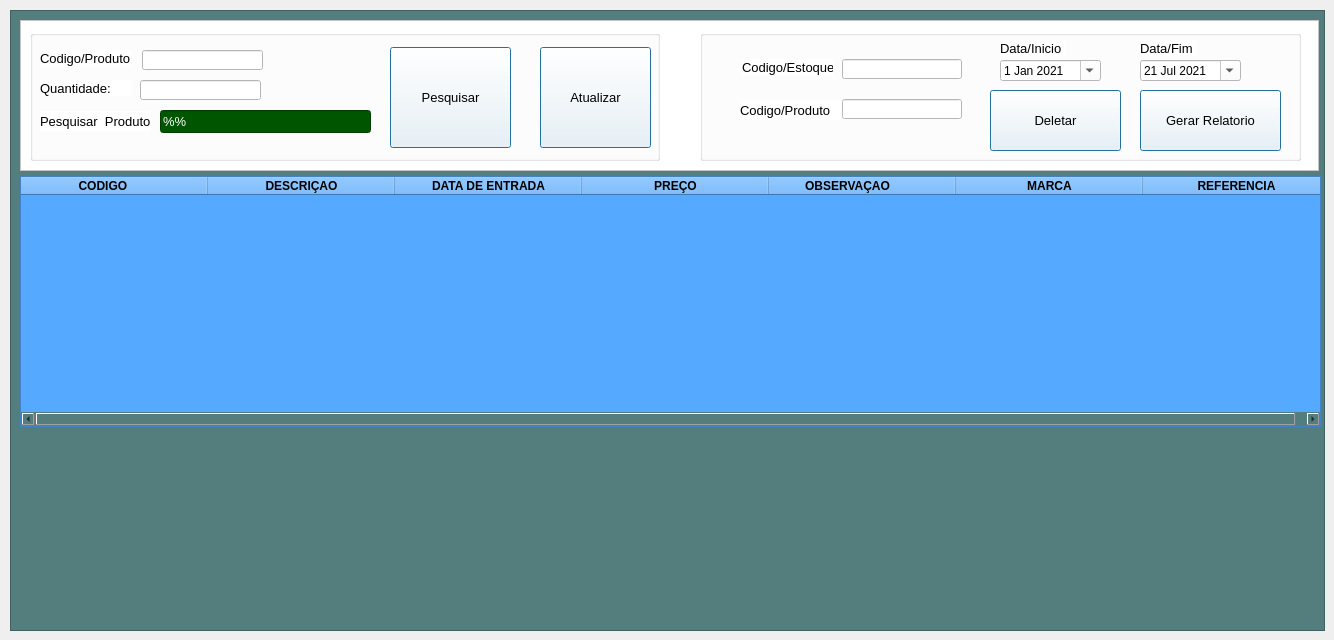
        <widget class="QWidget" name="tab_17">
         <attribute name="icon">
          <iconset>
           <normaloff>../../Imagens/Cadastro_produtos.jpeg</normaloff>../../Imagens/Cadastro_produtos.jpeg</iconset>
         </attribute>
         <attribute name="title">
          <string>Cadastro de produtos</string>
         </attribute>
         <widget class="QFrame" name="frame_57">
          <property name="enabled">
           <bool>true</bool>
          </property>
          <property name="geometry">
           <rect>
            <x>10</x>
            <y>10</y>
            <width>1315</width>
            <height>621</height>
           </rect>
          </property>
          <property name="styleSheet">
           <string notr="true">background-color: rgb(83, 127, 90);
background-color: rgb(84, 126, 126);</string>
          </property>
          <property name="frameShape">
           <enum>QFrame::StyledPanel</enum>
          </property>
          <property name="frameShadow">
           <enum>QFrame::Raised</enum>
          </property>
          <widget class="QTableWidget" name="tableWidget_4">
           <property name="geometry">
            <rect>
             <x>10</x>
             <y>166</y>
             <width>1301</width>
             <height>251</height>
            </rect>
           </property>
           <property name="font">
            <font>
             <pointsize>10</pointsize>
             <weight>50</weight>
             <bold>false</bold>
            </font>
           </property>
           <property name="styleSheet">
            <string notr="true">background-color: rgb(255, 255, 255);
background-color: rgb(85, 170, 255);</string>
           </property>
           <property name="autoScrollMargin">
            <number>11</number>
           </property>
           <property name="alternatingRowColors">
            <bool>true</bool>
           </property>
           <property name="verticalScrollMode">
            <enum>QAbstractItemView::ScrollPerPixel</enum>
           </property>
           <property name="horizontalScrollMode">
            <enum>QAbstractItemView::ScrollPerPixel</enum>
           </property>
           <property name="gridStyle">
            <enum>Qt::SolidLine</enum>
           </property>
           <attribute name="horizontalHeaderDefaultSectionSize">
            <number>187</number>
           </attribute>
           <attribute name="verticalHeaderMinimumSectionSize">
            <number>20</number>
           </attribute>
           <attribute name="verticalHeaderDefaultSectionSize">
            <number>21</number>
           </attribute>
           <column>
            <property name="text">
             <string>CODIGO       </string>
            </property>
            <property name="font">
             <font>
              <weight>75</weight>
              <bold>true</bold>
             </font>
            </property>
            <property name="background">
             <color>
              <red>85</red>
              <green>170</green>
              <blue>255</blue>
             </color>
            </property>
           </column>
           <column>
            <property name="text">
             <string>DESCRIÇAO</string>
            </property>
            <property name="font">
             <font>
              <weight>75</weight>
              <bold>true</bold>
             </font>
            </property>
            <property name="background">
             <color>
              <red>85</red>
              <green>170</green>
              <blue>255</blue>
             </color>
            </property>
           </column>
           <column>
            <property name="text">
             <string>DATA DE ENTRADA</string>
            </property>
            <property name="font">
             <font>
              <weight>75</weight>
              <bold>true</bold>
             </font>
            </property>
            <property name="background">
             <color>
              <red>85</red>
              <green>170</green>
              <blue>255</blue>
             </color>
            </property>
           </column>
           <column>
            <property name="text">
             <string>PREÇO</string>
            </property>
            <property name="font">
             <font>
              <weight>75</weight>
              <bold>true</bold>
             </font>
            </property>
            <property name="background">
             <color>
              <red>255</red>
              <green>0</green>
              <blue>0</blue>
             </color>
            </property>
           </column>
           <column>
            <property name="text">
             <string>OBSERVAÇAO         </string>
            </property>
            <property name="font">
             <font>
              <weight>75</weight>
              <bold>true</bold>
             </font>
            </property>
            <property name="background">
             <color>
              <red>85</red>
              <green>170</green>
              <blue>255</blue>
             </color>
            </property>
           </column>
           <column>
            <property name="text">
             <string>MARCA</string>
            </property>
            <property name="font">
             <font>
              <weight>75</weight>
              <bold>true</bold>
             </font>
            </property>
            <property name="background">
             <color>
              <red>85</red>
              <green>170</green>
              <blue>255</blue>
             </color>
            </property>
           </column>
           <column>
            <property name="text">
             <string>REFERENCIA</string>
            </property>
            <property name="font">
             <font>
              <weight>75</weight>
              <bold>true</bold>
             </font>
            </property>
            <property name="background">
             <color>
              <red>85</red>
              <green>170</green>
              <blue>255</blue>
             </color>
            </property>
           </column>
          </widget>
          <widget class="QFrame" name="frame_58">
           <property name="geometry">
            <rect>
             <x>10</x>
             <y>10</y>
             <width>1299</width>
             <height>151</height>
            </rect>
           </property>
           <property name="styleSheet">
            <string notr="true">background-color: rgb(255, 255, 255);</string>
           </property>
           <property name="frameShape">
            <enum>QFrame::StyledPanel</enum>
           </property>
           <property name="frameShadow">
            <enum>QFrame::Raised</enum>
           </property>
           <widget class="QGroupBox" name="groupBox_63">
            <property name="enabled">
             <bool>true</bool>
            </property>
            <property name="geometry">
             <rect>
              <x>10</x>
              <y>10</y>
              <width>630</width>
              <height>131</height>
             </rect>
            </property>
            <property name="font">
             <font>
              <pointsize>10</pointsize>
              <weight>50</weight>
              <bold>false</bold>
             </font>
            </property>
            <property name="styleSheet">
             <string notr="true">color: rgb(0, 0, 0);
</string>
            </property>
            <property name="title">
             <string/>
            </property>
            <widget class="QPushButton" name="pushButton_29">
             <property name="geometry">
              <rect>
               <x>510</x>
               <y>17</y>
               <width>111</width>
               <height>101</height>
              </rect>
             </property>
             <property name="font">
              <font>
               <pointsize>10</pointsize>
               <weight>50</weight>
               <bold>false</bold>
              </font>
             </property>
             <property name="cursor">
              <cursorShape>PointingHandCursor</cursorShape>
             </property>
             <property name="focusPolicy">
              <enum>Qt::NoFocus</enum>
             </property>
             <property name="toolTip">
              <string>Atualizar estoque dos produtos</string>
             </property>
             <property name="styleSheet">
              <string notr="true"/>
             </property>
             <property name="text">
              <string>Atualizar</string>
             </property>
             <property name="icon">
              <iconset>
               <normaloff>../../Imagens/Atualizar.png</normaloff>../../Imagens/Atualizar.png</iconset>
             </property>
             <property name="iconSize">
              <size>
               <width>32</width>
               <height>42</height>
              </size>
             </property>
             <property name="autoDefault">
              <bool>true</bool>
             </property>
             <property name="default">
              <bool>true</bool>
             </property>
             <property name="flat">
              <bool>false</bool>
             </property>
            </widget>
            <widget class="QLineEdit" name="codproduto_4">
             <property name="geometry">
              <rect>
               <x>112</x>
               <y>20</y>
               <width>121</width>
               <height>20</height>
              </rect>
             </property>
             <property name="font">
              <font>
               <pointsize>10</pointsize>
              </font>
             </property>
             <property name="styleSheet">
              <string notr="true">background-color: rgb(255, 255, 255);
color: rgb(0, 0, 0);</string>
             </property>
            </widget>
            <widget class="QLineEdit" name="qtproduto_4">
             <property name="geometry">
              <rect>
               <x>110</x>
               <y>50</y>
               <width>121</width>
               <height>20</height>
              </rect>
             </property>
             <property name="font">
              <font>
               <pointsize>10</pointsize>
              </font>
             </property>
             <property name="styleSheet">
              <string notr="true">background-color: rgb(255, 255, 255);
color: rgb(0, 0, 0);</string>
             </property>
            </widget>
            <widget class="QLabel" name="label_212">
             <property name="geometry">
              <rect>
               <x>10</x>
               <y>20</y>
               <width>91</width>
               <height>16</height>
              </rect>
             </property>
             <property name="font">
              <font>
               <pointsize>10</pointsize>
               <weight>50</weight>
               <bold>false</bold>
              </font>
             </property>
             <property name="styleSheet">
              <string notr="true"/>
             </property>
             <property name="text">
              <string>Codigo/Produto:</string>
             </property>
            </widget>
            <widget class="QLabel" name="label_213">
             <property name="geometry">
              <rect>
               <x>10</x>
               <y>50</y>
               <width>91</width>
               <height>16</height>
              </rect>
             </property>
             <property name="font">
              <font>
               <pointsize>10</pointsize>
               <weight>50</weight>
               <bold>false</bold>
              </font>
             </property>
             <property name="styleSheet">
              <string notr="true"/>
             </property>
             <property name="text">
              <string>Quantidade:</string>
             </property>
            </widget>
            <widget class="QPushButton" name="pushButton_30">
             <property name="geometry">
              <rect>
               <x>360</x>
               <y>17</y>
               <width>121</width>
               <height>101</height>
              </rect>
             </property>
             <property name="font">
              <font>
               <pointsize>10</pointsize>
               <weight>50</weight>
               <bold>false</bold>
              </font>
             </property>
             <property name="cursor">
              <cursorShape>PointingHandCursor</cursorShape>
             </property>
             <property name="focusPolicy">
              <enum>Qt::NoFocus</enum>
             </property>
             <property name="toolTip">
              <string>Pesquisar produto</string>
             </property>
             <property name="styleSheet">
              <string notr="true"/>
             </property>
             <property name="text">
              <string>Pesquisar</string>
             </property>
             <property name="icon">
              <iconset>
               <normaloff>../../Imagens/lupa.ico</normaloff>../../Imagens/lupa.ico</iconset>
             </property>
             <property name="iconSize">
              <size>
               <width>34</width>
               <height>39</height>
              </size>
             </property>
             <property name="autoDefault">
              <bool>true</bool>
             </property>
             <property name="default">
              <bool>true</bool>
             </property>
             <property name="flat">
              <bool>false</bool>
             </property>
            </widget>
            <widget class="QLineEdit" name="lineEdit_27">
             <property name="geometry">
              <rect>
               <x>130</x>
               <y>80</y>
               <width>211</width>
               <height>23</height>
              </rect>
             </property>
             <property name="font">
              <font>
               <pointsize>10</pointsize>
              </font>
             </property>
             <property name="toolTip">
              <string>% para iniciais e %% para qualquer posição</string>
             </property>
             <property name="styleSheet">
              <string notr="true">background-color: rgb(0, 85, 0);
color: rgb(255, 255, 255);</string>
             </property>
             <property name="text">
              <string>%%</string>
             </property>
            </widget>
            <widget class="QLabel" name="label_31">
             <property name="geometry">
              <rect>
               <x>10</x>
               <y>81</y>
               <width>111</width>
               <height>20</height>
              </rect>
             </property>
             <property name="font">
              <font>
               <pointsize>10</pointsize>
              </font>
             </property>
             <property name="text">
              <string>Pesquisar  Produto</string>
             </property>
            </widget>
           </widget>
           <widget class="QGroupBox" name="groupBox_64">
            <property name="enabled">
             <bool>true</bool>
            </property>
            <property name="geometry">
             <rect>
              <x>680</x>
              <y>10</y>
              <width>601</width>
              <height>131</height>
             </rect>
            </property>
            <property name="font">
             <font>
              <pointsize>10</pointsize>
              <weight>50</weight>
              <bold>false</bold>
             </font>
            </property>
            <property name="styleSheet">
             <string notr="true">color: rgb(0, 0, 0);</string>
            </property>
            <property name="title">
             <string/>
            </property>
            <widget class="QLineEdit" name="codProduto_5">
             <property name="enabled">
              <bool>true</bool>
             </property>
             <property name="geometry">
              <rect>
               <x>142</x>
               <y>69</y>
               <width>120</width>
               <height>20</height>
              </rect>
             </property>
             <property name="font">
              <font>
               <pointsize>10</pointsize>
              </font>
             </property>
             <property name="styleSheet">
              <string notr="true">background-color: rgb(255, 255, 255);
color: rgb(0, 0, 0);</string>
             </property>
            </widget>
            <widget class="QLineEdit" name="codEstoque_4">
             <property name="enabled">
              <bool>true</bool>
             </property>
             <property name="geometry">
              <rect>
               <x>142</x>
               <y>29</y>
               <width>120</width>
               <height>20</height>
              </rect>
             </property>
             <property name="font">
              <font>
               <pointsize>10</pointsize>
              </font>
             </property>
             <property name="styleSheet">
              <string notr="true">background-color: rgb(255, 255, 255);
color: rgb(0, 0, 0);</string>
             </property>
            </widget>
            <widget class="QPushButton" name="deletarProduto_4">
             <property name="geometry">
              <rect>
               <x>290</x>
               <y>60</y>
               <width>131</width>
               <height>61</height>
              </rect>
             </property>
             <property name="font">
              <font>
               <pointsize>10</pointsize>
               <weight>50</weight>
               <bold>false</bold>
              </font>
             </property>
             <property name="cursor">
              <cursorShape>PointingHandCursor</cursorShape>
             </property>
             <property name="focusPolicy">
              <enum>Qt::NoFocus</enum>
             </property>
             <property name="toolTip">
              <string>Deletar produto e estoque</string>
             </property>
             <property name="styleSheet">
              <string notr="true"/>
             </property>
             <property name="text">
              <string>Deletar</string>
             </property>
             <property name="icon">
              <iconset>
               <normaloff>../../Imagens/excluir-arquivo.png</normaloff>../../Imagens/excluir-arquivo.png</iconset>
             </property>
             <property name="iconSize">
              <size>
               <width>37</width>
               <height>60</height>
              </size>
             </property>
             <property name="autoRepeatDelay">
              <number>300</number>
             </property>
             <property name="autoDefault">
              <bool>true</bool>
             </property>
             <property name="default">
              <bool>true</bool>
             </property>
             <property name="flat">
              <bool>false</bool>
             </property>
            </widget>
            <widget class="QLabel" name="label_32">
             <property name="geometry">
              <rect>
               <x>42</x>
               <y>29</y>
               <width>91</width>
               <height>16</height>
              </rect>
             </property>
             <property name="font">
              <font>
               <pointsize>10</pointsize>
               <weight>50</weight>
               <bold>false</bold>
              </font>
             </property>
             <property name="styleSheet">
              <string notr="true"/>
             </property>
             <property name="text">
              <string>Codigo/Estoque</string>
             </property>
            </widget>
            <widget class="QLabel" name="label_214">
             <property name="geometry">
              <rect>
               <x>40</x>
               <y>70</y>
               <width>101</width>
               <height>20</height>
              </rect>
             </property>
             <property name="font">
              <font>
               <pointsize>10</pointsize>
               <weight>50</weight>
               <bold>false</bold>
              </font>
             </property>
             <property name="styleSheet">
              <string notr="true"/>
             </property>
             <property name="text">
              <string>Codigo/Produto</string>
             </property>
            </widget>
            <widget class="QPushButton" name="geraexcel_8">
             <property name="geometry">
              <rect>
               <x>440</x>
               <y>60</y>
               <width>141</width>
               <height>61</height>
              </rect>
             </property>
             <property name="font">
              <font>
               <pointsize>10</pointsize>
               <weight>50</weight>
               <bold>false</bold>
              </font>
             </property>
             <property name="cursor">
              <cursorShape>PointingHandCursor</cursorShape>
             </property>
             <property name="focusPolicy">
              <enum>Qt::NoFocus</enum>
             </property>
             <property name="toolTip">
              <string>Gerar relatorio dos produtos</string>
             </property>
             <property name="styleSheet">
              <string notr="true"/>
             </property>
             <property name="text">
              <string>Gerar Relatorio</string>
             </property>
             <property name="icon">
              <iconset>
               <normaloff>../../Imagens/excel.png</normaloff>../../Imagens/excel.png</iconset>
             </property>
             <property name="iconSize">
              <size>
               <width>32</width>
               <height>42</height>
              </size>
             </property>
             <property name="shortcut">
              <string/>
             </property>
             <property name="checkable">
              <bool>false</bool>
             </property>
             <property name="checked">
              <bool>false</bool>
             </property>
             <property name="autoDefault">
              <bool>true</bool>
             </property>
             <property name="default">
              <bool>true</bool>
             </property>
             <property name="flat">
              <bool>false</bool>
             </property>
            </widget>
            <widget class="QDateEdit" name="dateEdit_19">
             <property name="enabled">
              <bool>true</bool>
             </property>
             <property name="geometry">
              <rect>
               <x>300</x>
               <y>30</y>
               <width>101</width>
               <height>21</height>
              </rect>
             </property>
             <property name="sizePolicy">
              <sizepolicy hsizetype="Fixed" vsizetype="Fixed">
               <horstretch>0</horstretch>
               <verstretch>0</verstretch>
              </sizepolicy>
             </property>
             <property name="font">
              <font>
               <family>MS Shell Dlg 2</family>
              </font>
             </property>
             <property name="cursor">
              <cursorShape>PointingHandCursor</cursorShape>
             </property>
             <property name="styleSheet">
              <string notr="true">color: rgb(0, 0, 0);
background-color: rgb(255, 255, 255);</string>
             </property>
             <property name="accelerated">
              <bool>false</bool>
             </property>
             <property name="correctionMode">
              <enum>QAbstractSpinBox::CorrectToPreviousValue</enum>
             </property>
             <property name="showGroupSeparator" stdset="0">
              <bool>false</bool>
             </property>
             <property name="currentSection">
              <enum>QDateTimeEdit::DaySection</enum>
             </property>
             <property name="calendarPopup">
              <bool>true</bool>
             </property>
             <property name="timeSpec">
              <enum>Qt::TimeZone</enum>
             </property>
             <property name="date">
              <date>
               <year>2021</year>
               <month>1</month>
               <day>1</day>
              </date>
             </property>
            </widget>
            <widget class="QDateEdit" name="dateEdit_20">
             <property name="geometry">
              <rect>
               <x>440</x>
               <y>30</y>
               <width>101</width>
               <height>21</height>
              </rect>
             </property>
             <property name="cursor">
              <cursorShape>PointingHandCursor</cursorShape>
             </property>
             <property name="styleSheet">
              <string notr="true">color: rgb(0, 0, 0);
background-color: rgb(255, 255, 255);background-color: rgb(255, 255, 255);</string>
             </property>
             <property name="calendarPopup">
              <bool>true</bool>
             </property>
             <property name="date">
              <date>
               <year>2021</year>
               <month>7</month>
               <day>21</day>
              </date>
             </property>
            </widget>
            <widget class="QLabel" name="label_215">
             <property name="geometry">
              <rect>
               <x>440</x>
               <y>10</y>
               <width>57</width>
               <height>16</height>
              </rect>
             </property>
             <property name="font">
              <font>
               <family>Arial</family>
               <pointsize>10</pointsize>
              </font>
             </property>
             <property name="styleSheet">
              <string notr="true"/>
             </property>
             <property name="text">
              <string>Data/Fim</string>
             </property>
            </widget>
            <widget class="QLabel" name="label_216">
             <property name="geometry">
              <rect>
               <x>300</x>
               <y>10</y>
               <width>66</width>
               <height>16</height>
              </rect>
             </property>
             <property name="font">
              <font>
               <family>Arial</family>
               <pointsize>10</pointsize>
              </font>
             </property>
             <property name="styleSheet">
              <string notr="true"/>
             </property>
             <property name="text">
              <string>Data/Inicio</string>
             </property>
            </widget>
           </widget>
          </widget>
         </widget>
        </widget>
